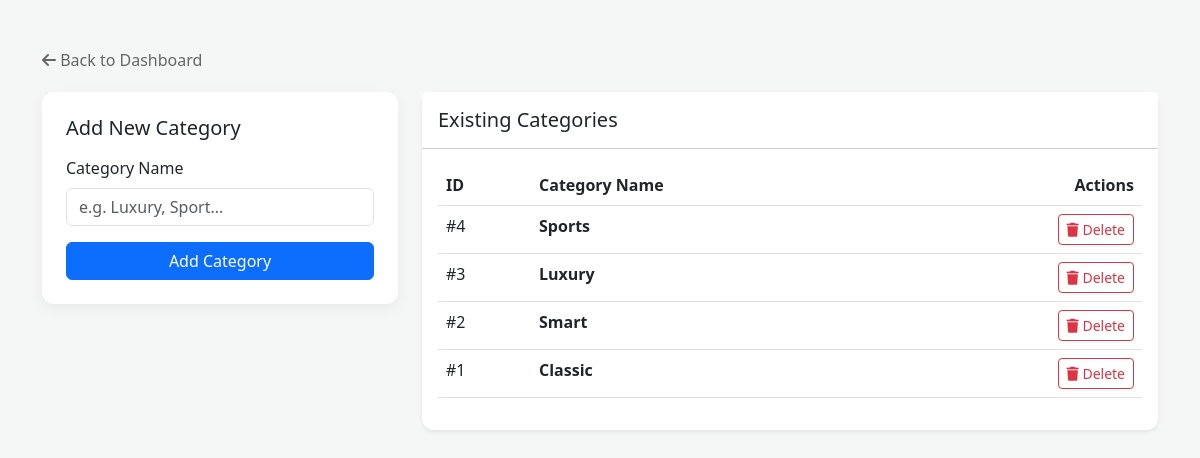
The page /admin/manage_categories.php (signed in) on the database its author committed.
### tables this page shows
CREATE TABLE `categories` (
  `id` int(11) NOT NULL,
  `name` varchar(100) NOT NULL
);

### admin/manage_categories.php (the view, shortened to what this page needs)
<?php
include "../includes/db.php";
?>
<!DOCTYPE html>
<html lang="en">
<head>
    <link href="https://cdn.jsdelivr.net/npm/bootstrap@5.3.0/dist/css/bootstrap.min.css" rel="stylesheet">
    <link rel="stylesheet" href="https://cdnjs.cloudflare.com/ajax/libs/font-awesome/6.5.1/css/all.min.css">
</head>
<body>
<div class="container mt-5">
    <a href="admin_panel.php" class="btn-back"><i class="fa-solid fa-arrow-left"></i> Back to Dashboard</a>
    <div class="row">
        <div class="col-md-4">
            <div class="card main-card p-4 mb-4">
                <h5 class="mb-3">Add New Category</h5>
                <form method="POST">
                    <div class="mb-3">
                        <label class="form-label">Category Name</label>
                        <input type="text" name="cat_name" class="form-control" placeholder="e.g. Luxury, Sport..." required>
                    </div>
                    <button name="add_cat" class="btn btn-primary w-100">Add Category</button>
                </form>
            </div>
        </div>
        <div class="col-md-8">
            <div class="card main-card shadow-sm">
                <div class="card-header bg-white py-3">
                    <h5 class="mb-0">Existing Categories</h5>
                </div>
                <div class="card-body">
                    <table class="table table-hover">
                        <thead>
                            <tr>
                                <th>ID</th>
                                <th>Category Name</th>
                                <th class="text-end">Actions</th>
                            </tr>
                        </thead>
                        <tbody>
                            <?php
                            $res = mysqli_query($conn, "SELECT * FROM categories ORDER BY id DESC");
                            while($row = mysqli_fetch_assoc($res)){
                            ?>
                            <tr>
                                <td>#<?php echo $row['id']; ?></td>
                                <td class="fw-bold"><?php echo $row['name']; ?></td>
                                <td class="text-end">
                                    <button class="btn btn-outline-danger btn-sm" onclick="confirmDelete(<?php echo $row['id']; ?>)">
                                        <i class="fa-solid fa-trash"></i> Delete
                                    </button>
                                </td>
                            </tr>
                            <?php } ?>
                        </tbody>
                    </table>
                </div>
            </div>
        </div>
    </div>
</div>
</body>
</html>

### admin/manage_categories.php (style rules this page uses)
body { background: #f4f7f6; font-family: 'Segoe UI', sans-serif; }
.main-card { border: none; border-radius: 12px; box-shadow: 0 5px 15px rgba(0,0,0,0.05); }
.btn-back { margin-bottom: 20px; display: inline-block; text-decoration: none; color: #666; }

### rows shown on the page
categories: id "4", name "Sports"
categories: id "3", name "Luxury"
categories: id "2", name "Smart"
categories: id "1", name "Classic"
